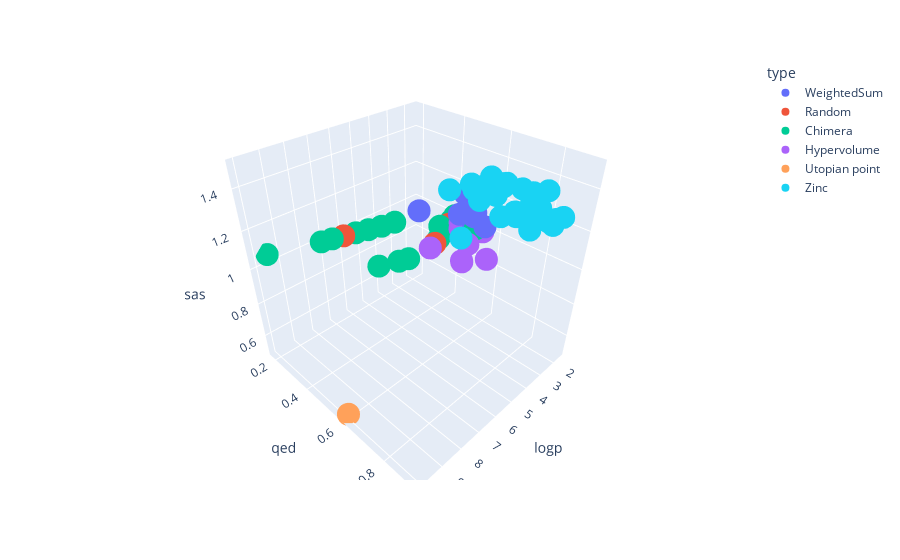

This figure's notebook cell:
### Code cell
df = {}
df['qed'] = np.concatenate((ctrl_three[0],random_three[0],chim_three[0],hv_three[0]))
df['logp'] = np.concatenate((ctrl_three[1],random_three[1],chim_three[1],hv_three[1]))
df['sas'] = np.concatenate((ctrl_three[2],random_three[2],chim_three[2],hv_three[2]))
df['type'] = np.concatenate((['WeightedSum']*30,['Random']*30,['Chimera']*30,['Hypervolume']*30))
# %%
utop_df = {}
utop_df['qed'] = [0.6]
utop_df['logp'] = [10]
utop_df['sas'] = [0.5]
utop_df['type'] = ['Utopian point']
# %%
pareto_df = {}
pareto_df['qed'] = zinc_pareto[0]
pareto_df['logp'] = zinc_pareto[1]
pareto_df['sas'] = zinc_pareto[2]
pareto_df['type'] = ['Zinc'] * 30
# %%
ml_df = pd.DataFrame(df)
u_df = pd.DataFrame(utop_df)
p_df = pd.DataFrame(pareto_df)
# %%
all_df = pd.concat([ml_df,u_df,p_df])
fig = px.scatter_3d(all_df, x='logp', y='qed', z='sas', color='type',opacity = 1)
fig.show()

### Figure 1 — Plotly figure (JSON) as saved in the notebook; plotly's stock layout.template omitted (floating-point values rounded to 4 significant figures)
{"data": [{"hovertemplate": "type=WeightedSum<br>logp=%{x}<br>qed=%{y}<br>sas=%{z}<extra></extra>", "legendgroup": "WeightedSum", "marker": {"color": "#636efa", "opacity": 1, "symbol": "circle"}, "mode": "markers", "name": "WeightedSum", "scene": "scene", "showlegend": true, "type": "scatter3d", "x": [3.121, 2.249, 2.249, 2.34, 2.34, 2.34, 2.731, 2.341, 1.826, 1.95, 1.95, 6.488, 2.303, 2.303, 4.007, 1.56, 1.56, 5.707, 5.707, 2.639, 3.029, 1.889, 4.537, 4.537, 3.809, 3.493, 3.931, 2.134, 2.134, 2.134], "y": [0.4514, 0.5148, 0.5148, 0.4834, 0.4834, 0.4834, 0.4085, 0.4223, 0.4618, 0.4084, 0.4084, 0.3149, 0.4758, 0.4758, 0.6346, 0.3948, 0.3948, 0.3731, 0.3731, 0.5625, 0.5957, 0.517, 0.4526, 0.4526, 0.5775, 0.6172, 0.6924, 0.4796, 0.4796, 0.4796], "z": [1, 1, 1, 1, 1, 1, 1, 1, 1, 1, 1, 1.095, 1.034, 1.034, 1.095, 1, 1, 1.125, 1.125, 1.08, 1.105, 1.097, 1.195, 1.195, 1.209, 1.204, 1.215, 1.193, 1.193, 1.193]}, {"hovertemplate": "type=Random<br>logp=%{x}<br>qed=%{y}<br>sas=%{z}<extra></extra>", "legendgroup": "Random", "marker": {"color": "#EF553B", "opacity": 1, "symbol": "circle"}, "mode": "markers", "name": "Random", "scene": "scene", "showlegend": true, "type": "scatter3d", "x": [3.901, 3.511, 3.511, 3.121, 2.249, 2.249, 2.249, 2.34, 2.34, 2.34, 2.34, 2.341, 2.341, 2.341, 1.995, 1.995, 1.995, 7.268, 1.695, 1.826, 1.826, 1.826, 6.878, 6.878, 1.95, 1.95, 1.687, 1.687, 6.488, 6.488], "y": [0.4784, 0.4657, 0.4657, 0.4514, 0.5148, 0.5148, 0.5148, 0.4834, 0.4834, 0.4834, 0.4834, 0.4223, 0.4223, 0.4223, 0.4588, 0.4588, 0.4588, 0.2695, 0.5316, 0.4618, 0.4618, 0.4618, 0.2903, 0.2903, 0.4084, 0.4084, 0.4426, 0.4426, 0.3149, 0.3149], "z": [1, 1, 1, 1, 1, 1, 1, 1, 1, 1, 1, 1, 1, 1, 1, 1, 1, 1.075, 1, 1, 1, 1, 1.083, 1.083, 1, 1, 1, 1, 1.095, 1.095]}, {"hovertemplate": "type=Chimera<br>logp=%{x}<br>qed=%{y}<br>sas=%{z}<extra></extra>", "legendgroup": "Chimera", "marker": {"color": "#00cc96", "opacity": 1, "symbol": "circle"}, "mode": "markers", "name": "Chimera", "scene": "scene", "showlegend": true, "type": "scatter3d", "x": [6.632, 5.852, 5.461, 3.511, 3.511, 3.121, 3.121, 2.249, 2.34, 2.34, 2.34, 2.34, 2.34, 2.731, 7.658, 1.995, 7.268, 1.826, 1.826, 9.608, 1.95, 6.488, 6.098, 1.56, 1.56, 5.707, 3.029, 5.317, 5.317, 5.317], "y": [0.444, 0.4701, 0.4823, 0.4657, 0.4657, 0.4514, 0.4514, 0.5148, 0.4834, 0.4834, 0.4834, 0.4834, 0.4834, 0.4085, 0.252, 0.4588, 0.2695, 0.4618, 0.4618, 0.1826, 0.4084, 0.3149, 0.343, 0.3948, 0.3948, 0.3731, 0.5957, 0.4032, 0.4032, 0.4032], "z": [1, 1, 1, 1, 1, 1, 1, 1, 1, 1, 1, 1, 1, 1, 1.068, 1, 1.075, 1, 1, 1.061, 1, 1.095, 1.108, 1, 1, 1.125, 1.105, 1.144, 1.144, 1.144]}, {"hovertemplate": "type=Hypervolume<br>logp=%{x}<br>qed=%{y}<br>sas=%{z}<extra></extra>", "legendgroup": "Hypervolume", "marker": {"color": "#ab63fa", "opacity": 1, "symbol": "circle"}, "mode": "markers", "name": "Hypervolume", "scene": "scene", "showlegend": true, "type": "scatter3d", "x": [4.291, 4.478, 3.472, 4.66, 4.66, 2.249, 2.249, 2.249, 2.34, 2.34, 2.34, 2.34, 1.995, 1.995, 1.995, 1.995, 1.695, 2.648, 2.648, 2.648, 1.826, 1.826, 1.826, 1.687, 2.303, 4.007, 4.007, 2.349, 2.349, 2.349], "y": [0.488, 0.6451, 0.6815, 0.659, 0.659, 0.5148, 0.5148, 0.5148, 0.4834, 0.4834, 0.4834, 0.4834, 0.4588, 0.4588, 0.4588, 0.4588, 0.5316, 0.5015, 0.5015, 0.5015, 0.4618, 0.4618, 0.4618, 0.4426, 0.4758, 0.6346, 0.6346, 0.5851, 0.5851, 0.5851], "z": [1, 1.039, 1.014, 1.053, 1.053, 1, 1, 1, 1, 1, 1, 1, 1, 1, 1, 1, 1, 1.034, 1.034, 1.034, 1, 1, 1, 1, 1.034, 1.095, 1.095, 1.049, 1.049, 1.049]}, {"hovertemplate": "type=Utopian point<br>logp=%{x}<br>qed=%{y}<br>sas=%{z}<extra></extra>", "legendgroup": "Utopian point", "marker": {"color": "#FFA15A", "opacity": 1, "symbol": "circle"}, "mode": "markers", "name": "Utopian point", "scene": "scene", "showlegend": true, "type": "scatter3d", "x": [10], "y": [0.6], "z": [0.5]}, {"hovertemplate": "type=Zinc<br>logp=%{x}<br>qed=%{y}<br>sas=%{z}<extra></extra>", "legendgroup": "Zinc", "marker": {"color": "#19d3f3", "opacity": 1, "symbol": "circle"}, "mode": "markers", "name": "Zinc", "scene": "scene", "showlegend": true, "type": "scatter3d", "x": [4.252, 3.078, 3.403, 3.519, 3.639, 3.439, 3.087, 3.71, 3.601, 3.984, 2.956, 4.893, 4.007, 3.911, 4.17, 4.452, 4.241, 3.923, 3.958, 4.74, 3.993, 4.071, 5.04, 4.126, 4.115, 4.209, 4.264, 4.491, 3.909, 4.899], "y": [0.6209, 0.8091, 0.7166, 0.6361, 0.785, 0.8001, 0.8909, 0.9122, 0.8937, 0.7979, 0.907, 0.6117, 0.6751, 0.8568, 0.7065, 0.6739, 0.7418, 0.8762, 0.8445, 0.706, 0.8591, 0.8747, 0.7029, 0.7523, 0.7674, 0.8259, 0.8648, 0.7353, 0.8917, 0.8033], "z": [1.133, 1.224, 1.253, 1.296, 1.301, 1.322, 1.32, 1.335, 1.333, 1.346, 1.332, 1.391, 1.378, 1.378, 1.396, 1.403, 1.402, 1.399, 1.429, 1.443, 1.434, 1.449, 1.465, 1.454, 1.461, 1.469, 1.474, 1.488, 1.48, 1.495]}], "layout": {"legend": {"title": {"text": "type"}, "tracegroupgap": 0}, "margin": {"t": 60}, "scene": {"domain": {"x": [0, 1], "y": [0, 1]}, "xaxis": {"title": {"text": "logp"}}, "yaxis": {"title": {"text": "qed"}}, "zaxis": {"title": {"text": "sas"}}}}}
